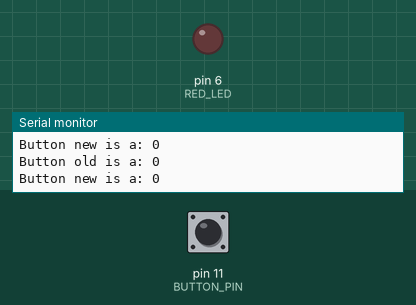
This sketch was run on a simulated Arduino Uno, built with avr-gcc and run on an emulated ATmega328P. On the bench: output pins drawn as LEDs (lit = HIGH), the last lines printed to the serial monitor. The test bench sets the inputs (shaded band); at power-on: pin 11 (BUTTON_PIN) LOW.

Above: at 1.2 s.
1.3 s: pin 11 (BUTTON_PIN) pulled HIGH for 0.15 s
At 2.3 s:
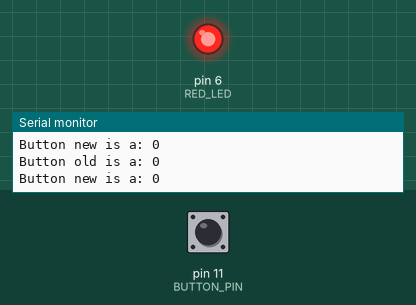
2.9 s: pin 11 (BUTTON_PIN) pulled HIGH for 1 s
At 3.8 s:
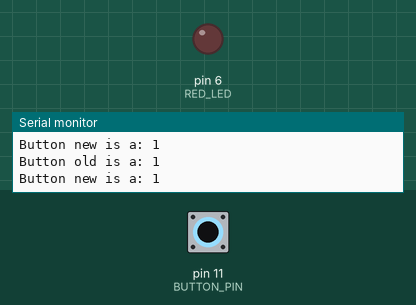
5.4 s: pin 11 (BUTTON_PIN) pulled HIGH for 3.2 s
At 6.1 s:
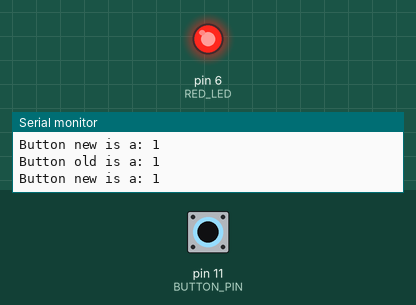
Timing chart, 0 to 8.4 s (numbered marks = the images above; inputs shaded):
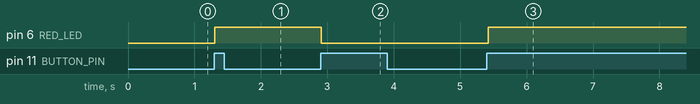

Measured:
- after the input at 1.3 s, pin 6 (RED_LED): LOW → HIGH at once
- after the input at 2.9 s, pin 6 (RED_LED): HIGH → LOW at once
- after the input at 5.4 s, pin 6 (RED_LED): LOW → HIGH at once

The sketch:

Lesson_28_-_Using_a_Push_Button_as_a_Toggle_Switch.ino
```cpp
//We are making a toggetable Red LED using a pull up resistor push button
//Declaring Variables
int RED_LED = 6;
int BUTTON_PIN = 11;
int DELAY = 100;
String MESSAGE_1 = "Button old is a: ";
String MESSAGE_2 = "Button new is a: ";

//We have to keep track if the LED is on or off
//When we first start the program, the LED will be stored as a 0 and be off
int LED_STATE = 0;

//We have to keep track of what the value of the button is now
int BUTTON_NEW;

//We also have to keep track of what the value of the button was before
//When we first start the program, the old value of the button is 1
int BUTTON_OLD = 1;

void setup() {
  //Starting Serial Monitor
  Serial.begin(9600);
  //Starting Button Read Pin
  pinMode(BUTTON_PIN, INPUT);
  //Starting Red LED
  pinMode(RED_LED, OUTPUT);
}

void loop() {
  //Reading New Value from button pin
  BUTTON_NEW = digitalRead(BUTTON_PIN);

  //If the old value was a 0, and the new value is 1, then we want to switch
  //To switch is to execute the if statements accordingly AND THEN change/switch the LED state
  if (BUTTON_OLD == 0 && BUTTON_NEW == 1) {
    //If the LED was off, turn it on
    if (LED_STATE == 0) {
      digitalWrite(RED_LED, HIGH);
      //Now, Change the LED State to "on"
      LED_STATE = 1;
    }
    //If the LED was on, turn it off
    else {
      digitalWrite(RED_LED, LOW);
      //Now, turn the LED State to "off"
      LED_STATE = 0;
    }
  }
  //Now, we need to give the old value the new value
  //This is so the if statements can execute, since we need button old to be a 0
  //And then we push the button, we will read a 0, since button new reads a 0
  //When the loop restarts, button old will be a zero, and button new will be a 1 as soon as we let go of the button
  //This will make the if statement execute
  BUTTON_OLD = BUTTON_NEW;

  //We need a little bit of delay
  //Pushbuttons sort of malfunction as we push them down, and sort of turn on and off really quickly
  //This is called bouncing a switch
  //Adding a delay will fix this problem
  delay(DELAY);

  //Printing Messages to see how program works
  Serial.print(MESSAGE_1);
  Serial.println(BUTTON_OLD);
  Serial.print(MESSAGE_2);
  Serial.println(BUTTON_NEW);
}
```
